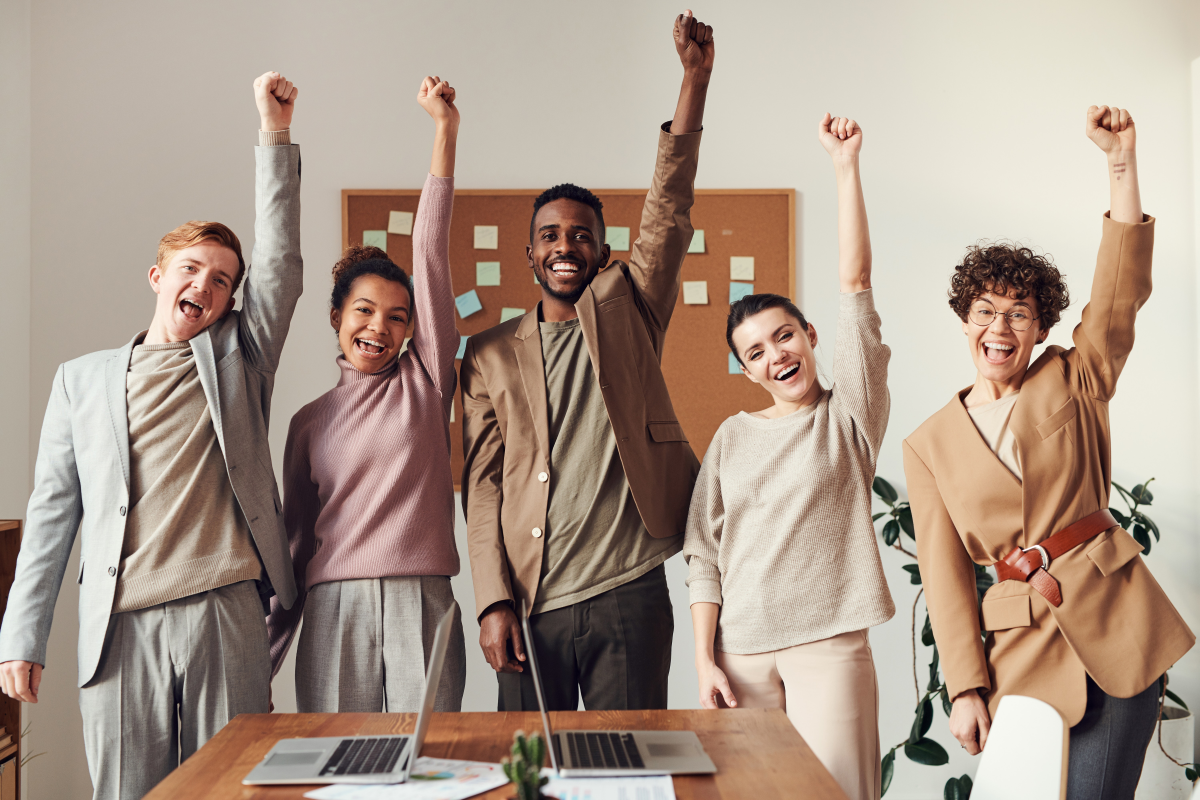
#> input picture CV_BASICS/people3.jpg, 6000 x 4000 px (shown at 1/5 size)
$ python face_detect.py
#> lines starting #> are read from the running program, lines starting #| are printed output that depends on the picture; after the words box and inside, x2 and y2 are one past the last pixel; in counts of white or black regions, pixels touching at a corner belong together
import matplotlib.pyplot as plt
import cv2 as cv
import numpy as np

img = cv.imread('people3.jpg')
#> img is the input picture: shape (4000, 6000, 3); mean B, G, R 138, 151.7, 170.6

# Resize
img = cv.resize(img, (500,400), interpolation=cv.INTER_AREA)
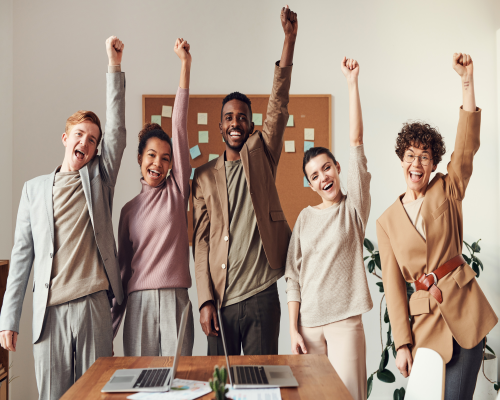
#> img: shape (400, 500, 3); mean B, G, R 138.1, 151.7, 170.6
cv.imshow('Resized', img)

gray = cv.cvtColor(img, cv.COLOR_BGR2GRAY)
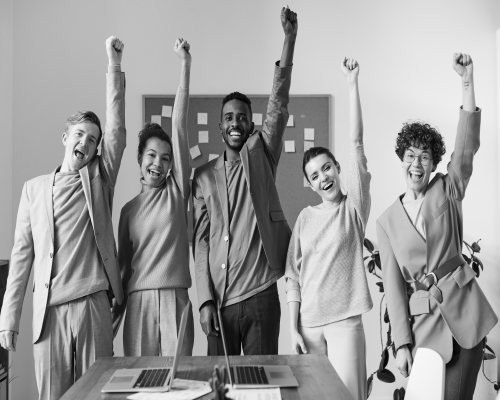
#> gray: shape (400, 500); min 4, max 250, mean 155.8
cv.imshow('Gray', gray)

haar_cascade = cv.CascadeClassifier('haar_face.xml')

faces_rect = haar_cascade.detectMultiScale(gray, scaleFactor=1.1, minNeighbors=3)
#> faces_rect = [[398, 142, 38, 38], [217, 102, 40, 40], [134, 138, 49, 49], [289, 204, 59, 59]]

print(f'Number of faces found = {len(faces_rect)}')
#| Number of faces found = 4

for (x,y,w,h) in faces_rect:
    cv.rectangle(img, (x,y), (x+y,y+h), (0,255,0), thickness=2)
#> this loop made 4 passes
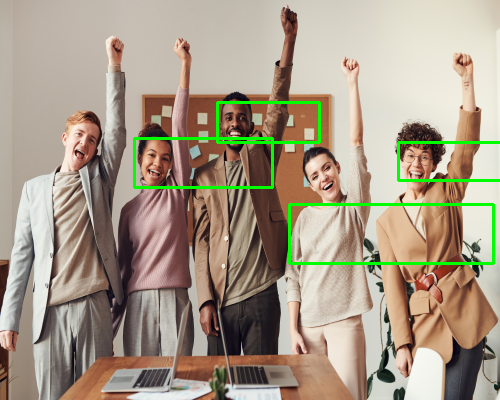
#> img: shape (400, 500, 3); 2.12% of pixels changed, all inside (x1, y1, x2, y2) = (133, 101, 500, 265)

cv.imshow('Detected Face', img)

cv.waitKey(0)

$ run again, with CV_BASICS/1_nature.jpg copied over CV_BASICS/people3.jpg
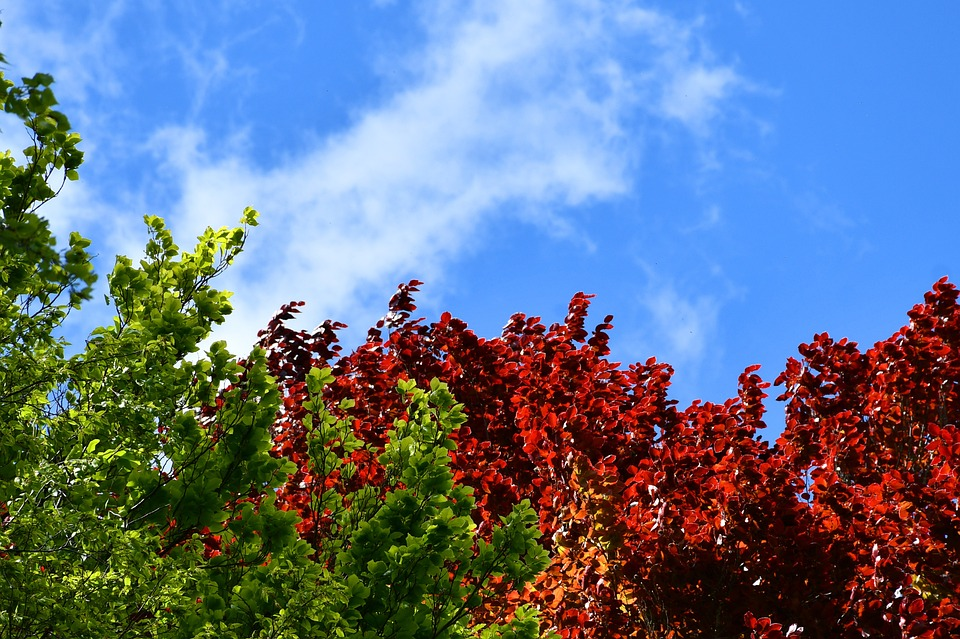
#> input picture CV_BASICS/1_nature.jpg, 960 x 639 px
#> img is the input picture: shape (639, 960, 3); mean B, G, R 135, 113.4, 99
#> `img = cv.resize(img, (500,400), interpolation=cv.INTER_AREA)`:
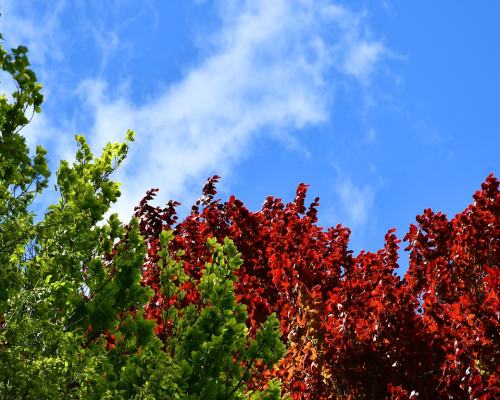
#> img: shape (400, 500, 3); mean B, G, R 135, 113.4, 99
#> `gray = cv.cvtColor(img, cv.COLOR_BGR2GRAY)`:
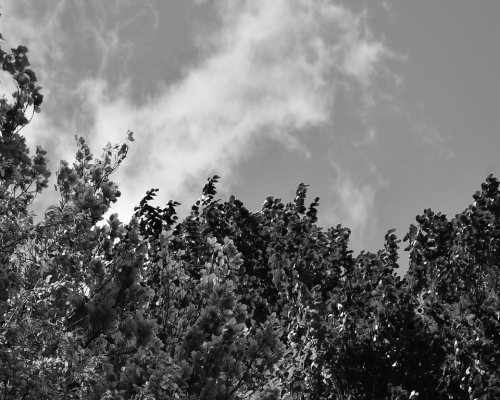
#> gray: shape (400, 500); min 3, max 253, mean 111.6
#> faces_rect = ()
#| Number of faces found = 0

$ run again, with CV_BASICS/2_cham.jpg copied over CV_BASICS/people3.jpg
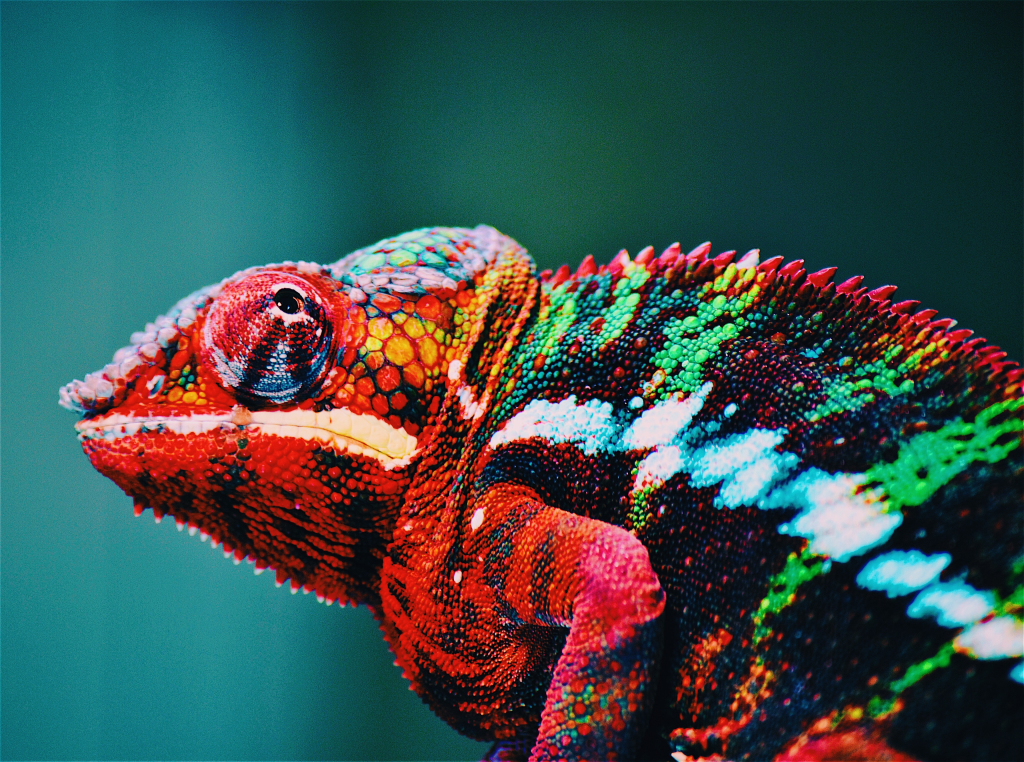
#> input picture CV_BASICS/2_cham.jpg, 4096 x 3047 px (shown at 1/4 size)
#> img is the input picture: shape (3047, 4096, 3); mean B, G, R 78, 80.1, 59.2
#> `img = cv.resize(img, (500,400), interpolation=cv.INTER_AREA)`:
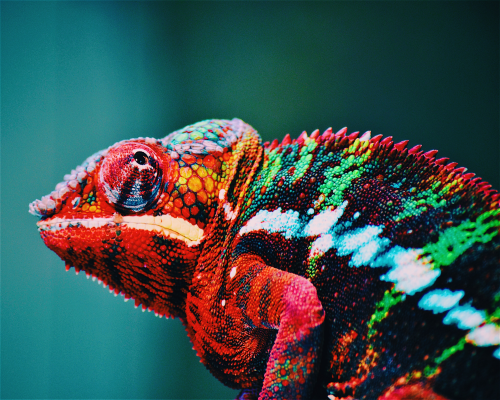
#> img: shape (400, 500, 3); mean B, G, R 78, 80.1, 59.2
#> `gray = cv.cvtColor(img, cv.COLOR_BGR2GRAY)`:
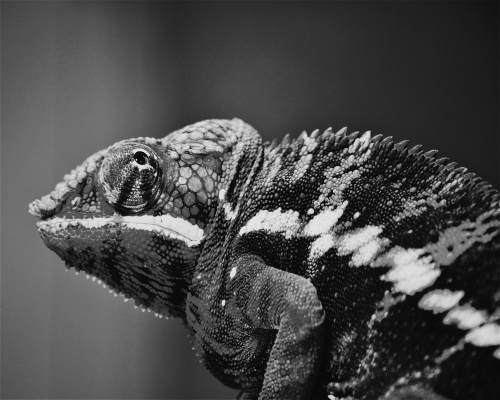
#> gray: shape (400, 500); min 7, max 229, mean 73.6
#> faces_rect = ()
#| Number of faces found = 0

$ run again, with CV_BASICS/3_cubs.jpg copied over CV_BASICS/people3.jpg
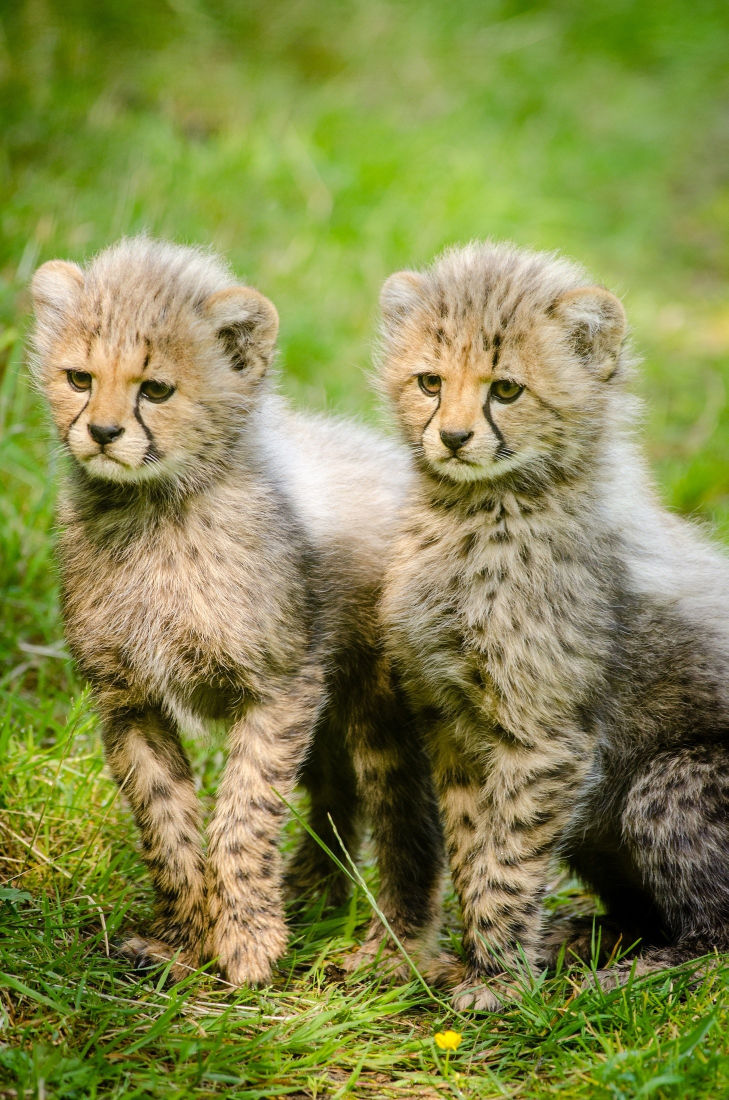
#> input picture CV_BASICS/3_cubs.jpg, 1457 x 2200 px (shown at 1/2 size)
#> img is the input picture: shape (2200, 1457, 3); mean B, G, R 76.5, 137.9, 133.4
#> `gray = cv.cvtColor(img, cv.COLOR_BGR2GRAY)`:
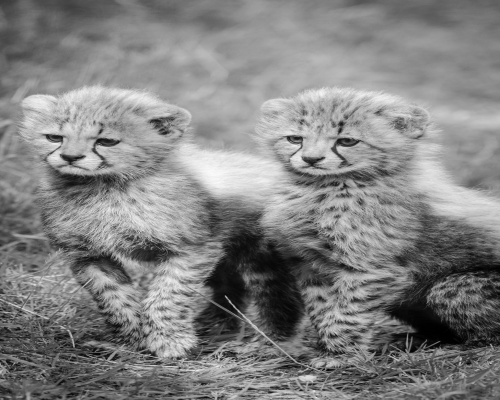
#> gray: shape (400, 500); min 0, max 249, mean 129.5
#> faces_rect = [[28, 254, 51, 51], [25, 177, 215, 215]]
#| Number of faces found = 2
#> the loop `for (x,y,w,h) in faces_rect:` made 2 passes
#> after the loop `for (x,y,w,h) in faces_rect:`:
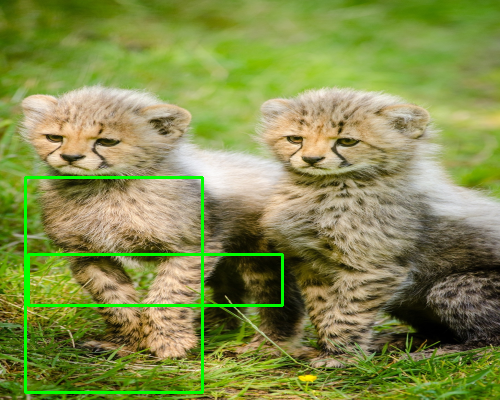
#> img: shape (400, 500, 3); mean B, G, R 75.5, 140.9, 131.2
